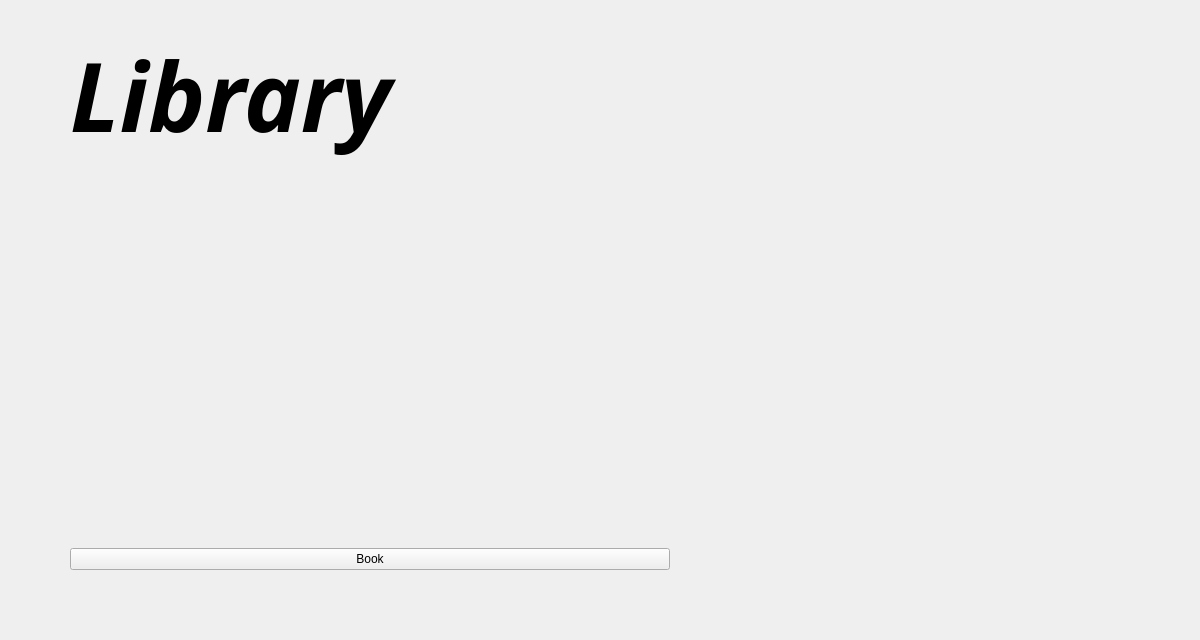
<?xml version="1.0" encoding="UTF-8"?>
<ui version="4.0">
 <class>Library</class>
 <widget class="QWidget" name="Library">
  <property name="geometry">
   <rect>
    <x>0</x>
    <y>0</y>
    <width>1200</width>
    <height>640</height>
   </rect>
  </property>
  <property name="minimumSize">
   <size>
    <width>1200</width>
    <height>640</height>
   </size>
  </property>
  <layout class="QGridLayout" name="gridLayout">
   <property name="leftMargin">
    <number>70</number>
   </property>
   <property name="topMargin">
    <number>20</number>
   </property>
   <property name="rightMargin">
    <number>70</number>
   </property>
   <property name="bottomMargin">
    <number>70</number>
   </property>
   <property name="spacing">
    <number>0</number>
   </property>
   <item row="0" column="0">
    <widget class="QLabel" name="req_label">
     <property name="minimumSize">
      <size>
       <width>600</width>
       <height>150</height>
      </size>
     </property>
     <property name="maximumSize">
      <size>
       <width>600</width>
       <height>150</height>
      </size>
     </property>
     <property name="font">
      <font>
       <family>Helvetica Neue LT Black Ext</family>
       <pointsize>72</pointsize>
       <weight>75</weight>
       <italic>true</italic>
       <bold>true</bold>
      </font>
     </property>
     <property name="text">
      <string>Library</string>
     </property>
     <property name="alignment">
      <set>Qt::AlignLeading|Qt::AlignLeft|Qt::AlignVCenter</set>
     </property>
    </widget>
   </item>
   <item row="2" column="0">
    <widget class="QPushButton" name="book_btn">
     <property name="text">
      <string>Book</string>
     </property>
    </widget>
   </item>
   <item row="0" column="1">
    <spacer name="horizontalSpacer">
     <property name="orientation">
      <enum>Qt::Horizontal</enum>
     </property>
     <property name="sizeHint" stdset="0">
      <size>
       <width>40</width>
       <height>20</height>
      </size>
     </property>
    </spacer>
   </item>
   <item row="1" column="0">
    <spacer name="verticalSpacer">
     <property name="orientation">
      <enum>Qt::Vertical</enum>
     </property>
     <property name="sizeHint" stdset="0">
      <size>
       <width>20</width>
       <height>40</height>
      </size>
     </property>
    </spacer>
   </item>
  </layout>
 </widget>
 <resources/>
 <connections/>
</ui>
